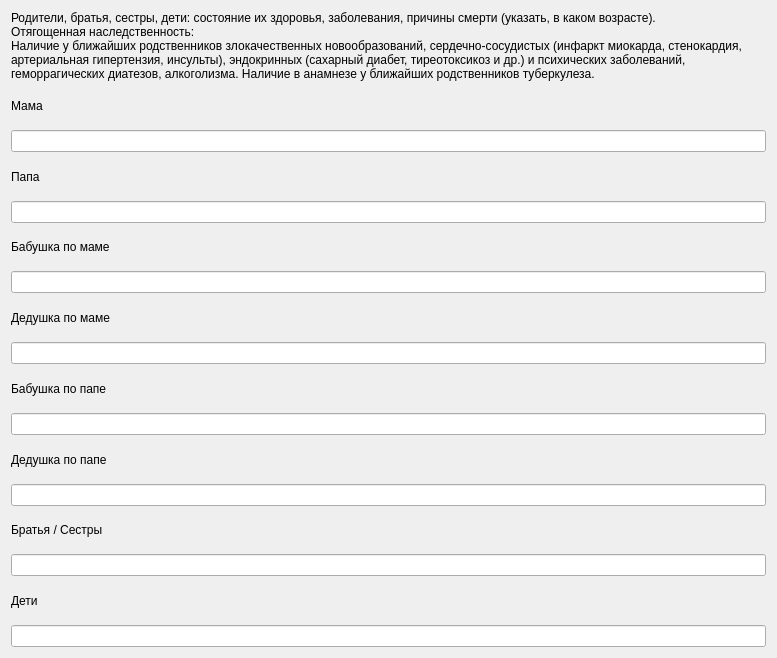
   <widget class="QWidget" name="heredityContents">
    <property name="geometry">
     <rect>
      <x>0</x>
      <y>0</y>
      <width>777</width>
      <height>658</height>
     </rect>
    </property>
    <layout class="QVBoxLayout" name="heredityLayout">
     <item>
      <widget class="QLabel" name="label20">
       <property name="text">
        <string>Родители, братья, сестры, дети: состояние их здоровья, заболевания, причины смерти (указать, в каком возрасте).
Отягощенная наследственность:
Наличие у ближайших родственников злокачественных новообразований, сердечно-сосудистых (инфаркт миокарда, стенокардия, артериальная гипертензия, инсульты), эндокринных (сахарный диабет, тиреотоксикоз и др.) и психических заболеваний, геморрагических диатезов, алкоголизма. Наличие в анамнезе у ближайших родственников туберкулеза.</string>
       </property>
       <property name="wordWrap">
        <bool>true</bool>
       </property>
      </widget>
     </item>
     <item>
      <widget class="QLabel" name="label20a">
       <property name="text">
        <string>Мама</string>
       </property>
       <property name="wordWrap">
        <bool>true</bool>
       </property>
      </widget>
     </item>
     <item>
      <widget class="QLineEdit" name="edit20"/>
     </item>
     <item>
      <widget class="QLabel" name="label21">
       <property name="text">
        <string>Папа</string>
       </property>
       <property name="wordWrap">
        <bool>true</bool>
       </property>
      </widget>
     </item>
     <item>
      <widget class="QLineEdit" name="edit21"/>
     </item>
     <item>
      <widget class="QLabel" name="label22">
       <property name="text">
        <string>Бабушка по маме</string>
       </property>
       <property name="wordWrap">
        <bool>true</bool>
       </property>
      </widget>
     </item>
     <item>
      <widget class="QLineEdit" name="edit22"/>
     </item>
     <item>
      <widget class="QLabel" name="label23">
       <property name="text">
        <string>Дедушка по маме</string>
       </property>
       <property name="wordWrap">
        <bool>true</bool>
       </property>
      </widget>
     </item>
     <item>
      <widget class="QLineEdit" name="edit23"/>
     </item>
     <item>
      <widget class="QLabel" name="label24">
       <property name="text">
        <string>Бабушка по папе</string>
       </property>
       <property name="wordWrap">
        <bool>true</bool>
       </property>
      </widget>
     </item>
     <item>
      <widget class="QLineEdit" name="edit24"/>
     </item>
     <item>
      <widget class="QLabel" name="label25">
       <property name="text">
        <string>Дедушка по папе</string>
       </property>
       <property name="wordWrap">
        <bool>true</bool>
       </property>
      </widget>
     </item>
     <item>
      <widget class="QLineEdit" name="edit25"/>
     </item>
     <item>
      <widget class="QLabel" name="label26">
       <property name="text">
        <string>Братья / Сестры</string>
       </property>
       <property name="wordWrap">
        <bool>true</bool>
       </property>
      </widget>
     </item>
     <item>
      <widget class="QLineEdit" name="edit26"/>
     </item>
     <item>
      <widget class="QLabel" name="label27">
       <property name="text">
        <string>Дети</string>
       </property>
       <property name="wordWrap">
        <bool>true</bool>
       </property>
      </widget>
     </item>
     <item>
      <widget class="QLineEdit" name="edit27"/>
     </item>
    </layout>
   </widget>
